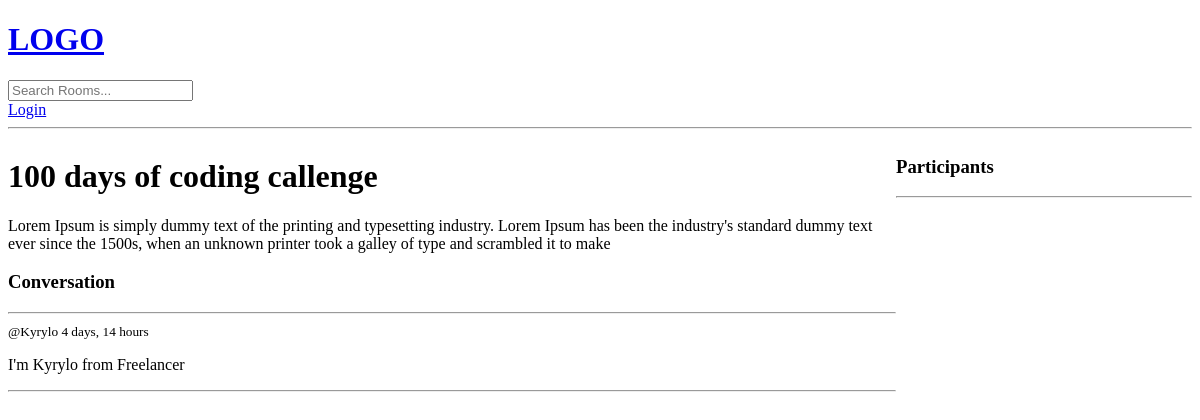
The app's page /room/2, older data.
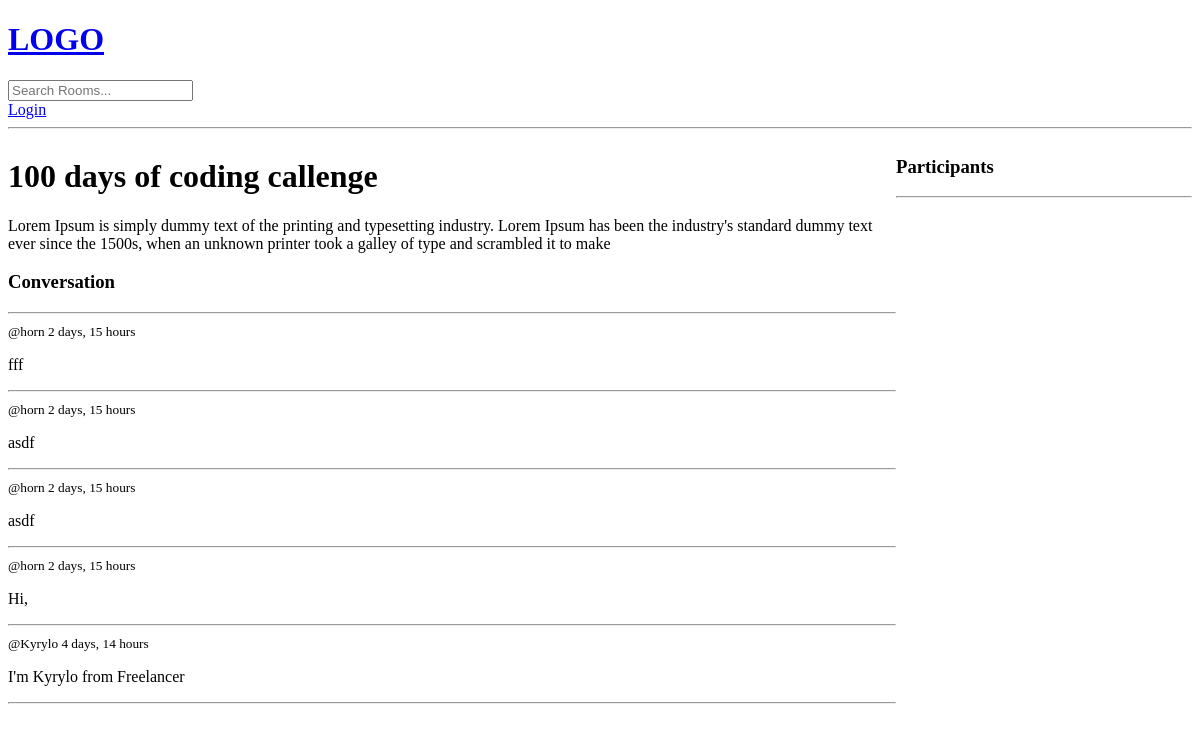
The same page, newer data.
### base/models.py (models this page shows, shortened)
class Message(models.Model):
    user = models.ForeignKey(User, on_delete=models.CASCADE)
    room = models.ForeignKey(Room, on_delete=models.CASCADE)
    body = models.TextField()
    updated = models.DateTimeField(auto_now=True)
    created = models.DateTimeField(auto_now_add=True)
    class Meta:
        ordering = ['-updated', '-created']

### base/views.py (the view, shortened to what this page needs)
# urls.py: path('room/<int:pk>', views.room, name='room'),
def room(request, pk):
    room = Room.objects.get(id=pk)
    room_messages = room.message_set.all()
    participants = room.participants.all()
    context = {'room': room, 'room_messages': room_messages,
               'participants': participants}
    return render(request, 'base/room.html', context)

### base/templates/base/room.html (shortened to what this page needs)
{% extends 'main.html' %} {% block content %}
<div class="room-container">
  <div>
    <h1>{{room.name}}</h1>
    <p>{{room.description}}</p>
    <div class="comment-wrapper">
      <h3>Conversation</h3>
      <hr />
      {% for message in room_messages %}
      <div>
        <small>@{{message.user}} {{message.created|timesince}}</small>
        <p>{{message.body}}</p>
        <hr />
      </div>
      {% endfor %}
    </div>
  </div>
  <div>
    <h3>Participants</h3>
    <hr />
  </div>
</div>
{% endblock content %}

Row changes from the older to the newer data that the page shows:
added Message: user "horn", created "2 days, 15 hours", body "fff"
added Message: user "horn", created "2 days, 15 hours", body "asdf"
added Message: user "horn", created "2 days, 15 hours", body "asdf"
added Message: user "horn", created "2 days, 15 hours", body "Hi,"
